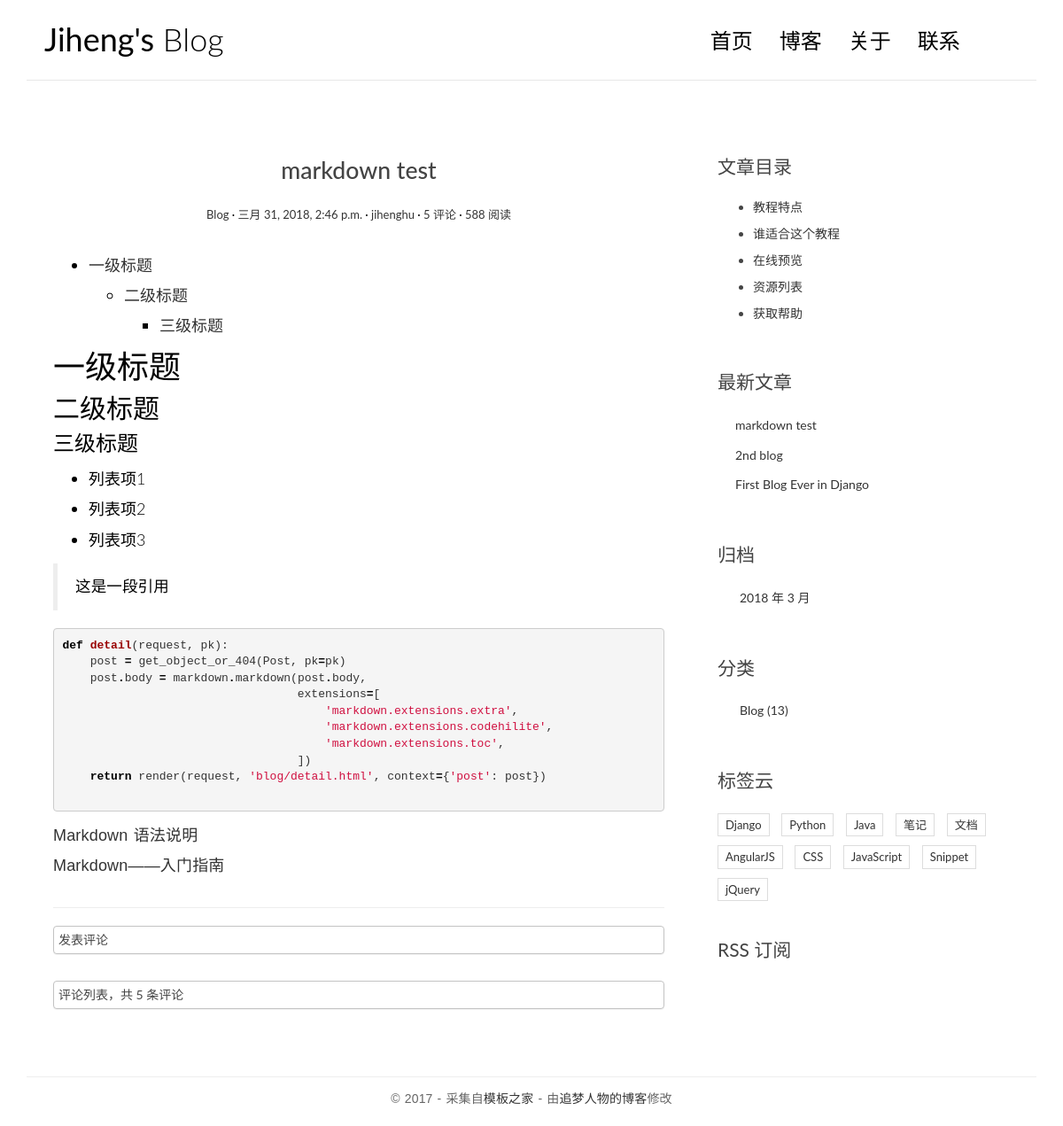
Screenshot of /post/3/ with the database file from the repository.
### blog/models.py (models this page shows, shortened)
@python_2_unicode_compatible
class Post(models.Model):
	title = models.CharField(max_length=70)
	body = models.TextField()
	created_time = models.DateTimeField()
	modified_time = models.DateTimeField()
	excerpt = models.CharField(max_length=200, blank=True)
	category = models.ForeignKey(Category)
	tags = models.ManyToManyField(Tag, blank=True)
	author = models.ForeignKey(User)
	def get_absolute_url(self):
		return reverse('blog:detail', kwargs={'pk': self.pk})
	class Meta:
		ordering = ['-created_time']

@python_2_unicode_compatible
class Category(models.Model):
	name = models.CharField(max_length=100)

### blog/views.py (the view)
# urls.py: url(r'^post/(?P<pk>[0-9]+)/$', views.detail, name='detail'),
def detail(request, pk):
	post = get_object_or_404(Post, pk=pk)
	post.body = markdown.markdown(post.body,
                                  extensions=[
                                     'markdown.extensions.extra',
                                     'markdown.extensions.codehilite',
                                     'markdown.extensions.toc',
                                  ])
	form = CommentForm()
	comment_list = post.comment_set.all()
	context = {'post': post,
               'form': form,
               'comment_list': comment_list
               }
	return render(request, 'blog/detail.html', context=context)

### blog/templatetags/blog_tags.py (called while the page is built)
@register.simple_tag
def get_recent_posts(num=5):
    return Post.objects.all().order_by('-created_time')[:num]

@register.simple_tag
def archives():
    return Post.objects.dates('created_time', 'month', order='DESC')

@register.simple_tag
def get_categories():
    return Category.objects.all()

### templates/blog/detail.html (shortened to what this page needs)
{% extends 'base.html' %}
{% block main %}
                <article class="post post-{{ post.pk }}">
                    <header class="entry-header">
                        <h1 class="entry-title">{{ post.title }}</h1>
                        <div class="entry-meta">
                            <span class="post-category"><a href="#">{{ post.category.name }}</a></span>
                            <span class="post-date"><a href="#"><time class="entry-date"
                                                                      datetime="{{ post.created_time }}">{{ post.created_time }}</time></a></span>
                            <span class="post-author"><a href="#">{{ post.author }}</a></span>
                            <span class="comments-link"><a href="#">{{ post.comment_set.count }} 评论</a></span>
                            <span class="views-count"><a href="#">588 阅读</a></span>
                        </div>
                    </header>
                    <div class="entry-content clearfix">
                        {{ post.body|safe  }}
                    </div>
                </article>
                <section class="comment-area" id="comment-area">
                    <hr>
                    <div class='panel'><div class='slideT'>发表评论</div>
					</div>
                    <div class="comment-list-panel">
                        <div class='panel'><div class='slideU'>评论列表，共 <span>{{ post.comment_set.count }}</span> 条评论</div>
						  </div>
                    </div>
                </section>
{% endblock main %}
{% block toc %}
                <div class="widget widget-content">
                    <h3 class="widget-title">文章目录</h3>
                    <ul>
                        <li>
                            <a href="#">教程特点</a>
                        </li>
                        <li>
                            <a href="#">谁适合这个教程</a>
                        </li>
                        <li>
                            <a href="#">在线预览</a>
                        </li>
                        <li>
                            <a href="#">资源列表</a>
                        </li>
                        <li>
                            <a href="#">获取帮助</a>
                        </li>
                    </ul>
                </div>
{% endblock toc %}

### templates/base.html (shortened to what this page needs)
 {% load staticfiles %}
 {% load blog_tags %}
<!DOCTYPE html>
<html>
<head>
    <link rel="stylesheet" href="http://code.ionicframework.com/ionicons/2.0.1/css/ionicons.min.css">
    <link rel="stylesheet" href="{% static 'blog/css/bootstrap.min.css' %}">
    <link rel="stylesheet" href="{% static 'blog/css/pace.css' %}">
    <link rel="stylesheet" href="{% static 'blog/css/custom.css' %}">
	<link rel="stylesheet" href="{% static 'blog/css/highlights/github.css' %}">
</head>
<body>
<div class="container">
    <header id="site-header">
        <div class="row">
            <div class="col-md-4 col-sm-5 col-xs-8">
                <div class="logo">
                    <h1><a href="{% url 'blog:index' %}"><b>Jiheng's</b> Blog</a></h1>
                </div>
            </div>
            <div class="col-md-8 col-sm-7 col-xs-4">
                <nav class="main-nav" role="navigation">
                    <div class="collapse navbar-collapse" id="bs-example-navbar-collapse-1">
                        <ul class="nav navbar-nav navbar-right">
                            <li class="cl-effect-11"><a href="{% url 'blog:index' %}" data-hover="首页">首页</a></li>
                            <li class="cl-effect-11"><a href="full-width.html" data-hover="博客">博客</a></li>
                            <li class="cl-effect-11"><a href="about.html" data-hover="关于">关于</a></li>
                            <li class="cl-effect-11"><a href="contact.html" data-hover="联系">联系</a></li>
                        </ul>
                    </div>
                </nav>
            </div>
        </div>
    </header>
</div>
<div class="content-body">
    <div class="container">
        <div class="row">
            <main class="col-md-8">
                {% block main %}
                {% endblock main %}
            </main>
            <aside class="col-md-4">
                  {% block toc %}
                  {% endblock toc %}
                <div class="widget widget-recent-posts">
                    <h3 class="widget-title">最新文章</h3>
					{% get_recent_posts as recent_post_list %}
                    <ul>
					    {% for post in recent_post_list %}
                        <li>
                            <a href="{{ post.get_absolute_url }}">{{ post.title }}</a>
                        </li>
                        {% empty %}
						暂无文章!
						{% endfor %}
                    </ul>
                </div>
                <div class="widget widget-archives">
                    <h3 class="widget-title">归档</h3>
                    {% archives as date_list %}
                    <ul>
                      {% for date in date_list %}
                      <li>
                        <a href="{% url 'blog:archives' date.year date.month %}">{{ date.year }} 年 {{ date.month }} 月</a>
                      </li>
                      {% empty %}
                      暂无归档！
                      {% endfor %}
                    </ul>
                </div>
                <div class="widget widget-category">
                  <h3 class="widget-title">分类</h3>
                  {% get_categories as category_list %}
                  <ul>
                    {% for category in category_list %}
                    <li>
                      <a href="{% url 'blog:category' category.pk %}">{{ category.name }} <span class="post-count">(13)</span></a>
                    </li>
                    {% empty %}
                    暂无分类！
                    {% endfor %}
                  </ul>
                </div>
                <div class="widget widget-tag-cloud">
                    <h3 class="widget-title">标签云</h3>
                    <ul>
                        <li>
                            <a href="#">Django</a>
                        </li>
                        <li>
                            <a href="#">Python</a>
                        </li>
                        <li>
                            <a href="#">Java</a>
                        </li>
                        <li>
                            <a href="#">笔记</a>
                        </li>
                        <li>
                            <a href="#">文档</a>
                        </li>
                        <li>
                            <a href="#">AngularJS</a>
                        </li>
                        <li>
                            <a href="#">CSS</a>
                        </li>
                        <li>
                            <a href="#">JavaScript</a>
                        </li>
                        <li>
                            <a href="#">Snippet</a>
                        </li>
                        <li>
                            <a href="#">jQuery</a>
                        </li>
                    </ul>
                </div>
                <div class="rss">
                    <a href="{% url 'rss' %}"> RSS 订阅</a>
                </div>
            </aside>
        </div>
    </div>
</div>
<footer id="site-footer">
    <div class="container">
        <div class="row">
            <div class="col-md-12">
                <p class="copyright">&copy 2017 - 采集自<a href="http://www.cssmoban.com/"
                                                        target="_blank" title="模板之家">模板之家</a>
                    - 由<a href="http://zmrenwu.com/" title="网页模板" target="_blank">追梦人物的博客</a>修改
                </p>
            </div>
        </div>
    </div>
</footer>
</body>
</html>

### blog/static/blog/css/custom.css (style rules this page uses)
* { outline: none; }
h1, h2, h3, h4, h5, h6 { margin-top: 0; }
b { font-weight: 400; }
a { color: #333; }
body { color: #444; font-family: 'Lato', sans-serif; }
p { font-family: 'Ubuntu', sans-serif; font-weight: 400; word-spacing: 1px; letter-spacing: 0.01em; }
#site-header { background-color: #FFF; padding: 25px 20px; margin-bottom: 40px; border-bottom: 1px solid #e7e7e7; }
.logo h1 a { color: #000; }
.logo h1 { margin: 0; font-family: 'Lato', sans-serif; font-weight: 300; }
.main-nav { margin-top: 11px; max-width: 95%; }
.main-nav a { color: #000000 !important; padding: 0 0 5px 0 !important; margin-right: 30px; font-family: 'Lato', sans-serif; font-weight: 300; font-size: 24px; }
.cl-effect-11 a { padding: 10px 0; color: #0972b4; text-shadow: none; }
.cl-effect-11 a::before { position: absolute; top: 0; left: 0; overflow: hidden; padding: 0 0 5px 0 !important; max-width: 0; border-bottom: 1px solid #000; color: #000; content: attr(data-hover); white-space: nowrap; -webkit-transition: max-width 0.5s; -moz-transition: max-width 0.5s; transition: max-width 0.5s; }
.content-body { padding-bottom: 4em; }
.post { background: #fff; padding: 30px 30px 0; }
.entry-title { text-align: center; font-size: 1.9em; margin-bottom: 20px; line-height: 1.6; padding: 10px 20px 0; }
.entry-meta { text-align: center; color: #DDDDDD; font-size: 13px; margin-bottom: 30px; }
.entry-content { font-size: 18px; line-height: 1.9; font-weight: 300; color: #000; }
.post-category::after, .post-date::after, .post-author::after, .comments-link::after { content: ' ·'; color: #000; }
.widget { background: #fff; padding: 30px 0 0; }
.widget-title { font-size: 1.5em; margin-bottom: 20px; line-height: 1.6; padding: 10px 0 0; font-weight: 400; }
.widget-recent-posts ul { padding: 0; margin: 0; padding-left: 20px; }
.widget-recent-posts ul li { list-style-type: none; position: relative; line-height: 170%; margin-bottom: 10px; }
.widget-recent-posts ul li::before { content: '\f3d3'; font-family: "Ionicons"; position: absolute; left: -17px; top: 3px; font-size: 16px; color: #000; }
.widget-archives ul { padding: 0; margin: 0; padding-left: 25px; }
.widget-archives ul li { list-style-type: none; position: relative; line-height: 170%; margin-bottom: 10px; }
.widget-archives ul li::before { content: '\f3f3'; font-family: "Ionicons"; position: absolute; left: -25px; top: 1px; font-size: 16px; color: #000; }
.widget-category ul { padding: 0; margin: 0; padding-left: 25px; }
.widget-category ul li { list-style-type: none; position: relative; line-height: 170%; margin-bottom: 10px; }
.widget-category ul li::before { content: '\f3fe'; font-family: "Ionicons"; position: absolute; left: -25px; top: 1px; font-size: 18px; color: #000; }
.widget-tag-cloud ul { padding: 0; margin: 0; margin-right: -10px; }
.widget-tag-cloud ul li { list-style-type: none; font-size: 13px; display: inline-block; margin-right: 10px; margin-bottom: 10px; padding: 3px 8px; border: 1px solid #ddd; }
.widget-content ul li { margin-bottom: 10px; }
.rss { font-size: 21px; margin-top: 30px; }
.rss a { color: #444; }
#site-footer { padding-top: 10px; padding: 0 0 1.5em 0; }
.copyright { text-align: center; padding-top: 1em; margin: 0; border-top: 1px solid #eee; color: #666; }
.comment-area { padding: 0 30px 0; }
.comment-list-panel { margin-top: 30px; }

### blog/static/blog/css/highlights/github.css (style rules this page uses)
.codehilite .k { color: #000000; font-weight: bold }
.codehilite .o { color: #000000; font-weight: bold }
.codehilite .nf { color: #990000; font-weight: bold }
.codehilite .w { color: #bbbbbb }
.codehilite .s1 { color: #d01040 }

### templates/blog/detail.html (style rules this page uses)
.panel { padding:5px; background-color:#ffffff; border:solid 1px #c3c3c3; }

### rows the page displays
Post: title "markdown test", category.name "Blog", created_time "三月 31, 2018, 2:46 p.m.", author "jihenghu", comment_set.count "5", body "一级标题 二级标题 三级标题 一级标题 二级标题 三级标题 列表项1 列表项2 列表项3 这是一段引用 def detail ( request , pk ): post = get_object_or_404 ( Post , pk = pk ) post . body = markdown . markdown ( post . body , extensions = [ 'markdown.extensions.extra' , 'markdown.extensions.codehilite' , 'markdown.extensions.toc' , ]) return render ( request , 'blog/detail.html' , context = { 'post' : post }) Markdown 语法说明 Markdown——入门指南"
Post: title "2nd blog"
Post: title "First Blog Ever in Django"
Category: name "Blog"

### other values shown
{{ date.year }} "2018"
{{ date.month }} "3"
